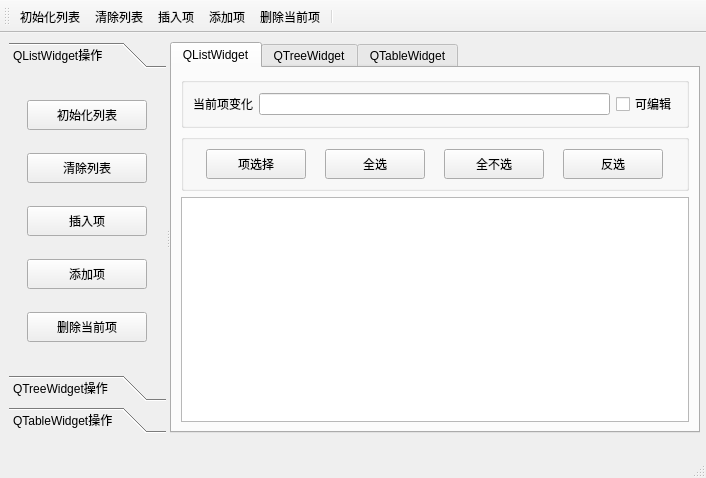
<?xml version="1.0" encoding="UTF-8"?>
<ui version="4.0">
 <class>MainWindow</class>
 <widget class="QMainWindow" name="MainWindow">
  <property name="geometry">
   <rect>
    <x>0</x>
    <y>0</y>
    <width>706</width>
    <height>478</height>
   </rect>
  </property>
  <property name="windowTitle">
   <string>MainWindow</string>
  </property>
  <widget class="QWidget" name="centralwidget">
   <widget class="QSplitter" name="splitter">
    <property name="geometry">
     <rect>
      <x>9</x>
      <y>9</y>
      <width>691</width>
      <height>391</height>
     </rect>
    </property>
    <property name="orientation">
     <enum>Qt::Horizontal</enum>
    </property>
    <widget class="QToolBox" name="toolBox">
     <property name="currentIndex">
      <number>0</number>
     </property>
     <widget class="QWidget" name="page">
      <property name="geometry">
       <rect>
        <x>0</x>
        <y>0</y>
        <width>184</width>
        <height>289</height>
       </rect>
      </property>
      <attribute name="label">
       <string>QListWidget操作</string>
      </attribute>
      <layout class="QGridLayout" name="gridLayout">
       <item row="0" column="0">
        <widget class="QToolButton" name="toolButtonInitList">
         <property name="minimumSize">
          <size>
           <width>120</width>
           <height>30</height>
          </size>
         </property>
         <property name="text">
          <string>初始化列表</string>
         </property>
        </widget>
       </item>
       <item row="1" column="0">
        <widget class="QToolButton" name="toolButtonClearList">
         <property name="minimumSize">
          <size>
           <width>120</width>
           <height>30</height>
          </size>
         </property>
         <property name="text">
          <string>清除列表</string>
         </property>
        </widget>
       </item>
       <item row="2" column="0">
        <widget class="QToolButton" name="toolButtonInsertItem">
         <property name="minimumSize">
          <size>
           <width>120</width>
           <height>30</height>
          </size>
         </property>
         <property name="text">
          <string>插入项</string>
         </property>
        </widget>
       </item>
       <item row="3" column="0">
        <widget class="QToolButton" name="toolButtonAppendItem">
         <property name="minimumSize">
          <size>
           <width>120</width>
           <height>30</height>
          </size>
         </property>
         <property name="text">
          <string>添加项</string>
         </property>
        </widget>
       </item>
       <item row="4" column="0">
        <widget class="QToolButton" name="toolButtonDeleteCurrentItem">
         <property name="minimumSize">
          <size>
           <width>120</width>
           <height>30</height>
          </size>
         </property>
         <property name="text">
          <string>删除当前项</string>
         </property>
        </widget>
       </item>
      </layout>
     </widget>
     <widget class="QWidget" name="page_2">
      <property name="geometry">
       <rect>
        <x>0</x>
        <y>0</y>
        <width>184</width>
        <height>289</height>
       </rect>
      </property>
      <attribute name="label">
       <string>QTreeWidget操作</string>
      </attribute>
     </widget>
     <widget class="QWidget" name="page_3">
      <attribute name="label">
       <string>QTableWidget操作</string>
      </attribute>
     </widget>
    </widget>
    <widget class="QTabWidget" name="tabWidget">
     <property name="currentIndex">
      <number>0</number>
     </property>
     <widget class="QWidget" name="tab">
      <attribute name="title">
       <string>QListWidget</string>
      </attribute>
      <layout class="QVBoxLayout" name="verticalLayout_2">
       <item>
        <widget class="QGroupBox" name="groupBox">
         <property name="title">
          <string/>
         </property>
         <layout class="QHBoxLayout" name="horizontalLayout">
          <item>
           <widget class="QLabel" name="label">
            <property name="text">
             <string>当前项变化</string>
            </property>
           </widget>
          </item>
          <item>
           <widget class="QLineEdit" name="lineEdit"/>
          </item>
          <item>
           <widget class="QCheckBox" name="checkBox">
            <property name="text">
             <string>可编辑</string>
            </property>
           </widget>
          </item>
         </layout>
        </widget>
       </item>
       <item>
        <widget class="QGroupBox" name="groupBox_2">
         <property name="title">
          <string/>
         </property>
         <layout class="QHBoxLayout" name="horizontalLayout_2">
          <item>
           <widget class="QToolButton" name="toolButtonSelectItem">
            <property name="minimumSize">
             <size>
              <width>100</width>
              <height>30</height>
             </size>
            </property>
            <property name="text">
             <string>项选择</string>
            </property>
            <property name="checkable">
             <bool>false</bool>
            </property>
            <property name="arrowType">
             <enum>Qt::NoArrow</enum>
            </property>
           </widget>
          </item>
          <item>
           <widget class="QToolButton" name="toolButtonSelectAll">
            <property name="minimumSize">
             <size>
              <width>100</width>
              <height>30</height>
             </size>
            </property>
            <property name="text">
             <string>全选</string>
            </property>
           </widget>
          </item>
          <item>
           <widget class="QToolButton" name="toolButtonSelectNone">
            <property name="minimumSize">
             <size>
              <width>100</width>
              <height>30</height>
             </size>
            </property>
            <property name="text">
             <string>全不选</string>
            </property>
           </widget>
          </item>
          <item>
           <widget class="QToolButton" name="toolButtonSelectReverse">
            <property name="minimumSize">
             <size>
              <width>100</width>
              <height>30</height>
             </size>
            </property>
            <property name="text">
             <string>反选</string>
            </property>
           </widget>
          </item>
         </layout>
        </widget>
       </item>
       <item>
        <widget class="QListWidget" name="listWidget"/>
       </item>
      </layout>
     </widget>
     <widget class="QWidget" name="tab_2">
      <attribute name="title">
       <string>QTreeWidget</string>
      </attribute>
     </widget>
     <widget class="QWidget" name="tab_3">
      <attribute name="title">
       <string>QTableWidget</string>
      </attribute>
     </widget>
    </widget>
   </widget>
  </widget>
  <widget class="QMenuBar" name="menubar">
   <property name="geometry">
    <rect>
     <x>0</x>
     <y>0</y>
     <width>706</width>
     <height>24</height>
    </rect>
   </property>
  </widget>
  <widget class="QStatusBar" name="statusbar"/>
  <widget class="QToolBar" name="toolBarMenu">
   <property name="windowTitle">
    <string>toolBar</string>
   </property>
   <attribute name="toolBarArea">
    <enum>TopToolBarArea</enum>
   </attribute>
   <attribute name="toolBarBreak">
    <bool>false</bool>
   </attribute>
   <addaction name="actionInitList"/>
   <addaction name="actionClearList"/>
   <addaction name="actionInsertItem"/>
   <addaction name="actionAppendItem"/>
   <addaction name="actionDeleteCurrentItem"/>
   <addaction name="separator"/>
  </widget>
  <action name="actionInitList">
   <property name="text">
    <string>初始化列表</string>
   </property>
   <property name="toolTip">
    <string>初始化列表</string>
   </property>
   <property name="shortcut">
    <string>Ctrl+I</string>
   </property>
  </action>
  <action name="actionClearList">
   <property name="text">
    <string>清除列表</string>
   </property>
   <property name="toolTip">
    <string>清楚列表</string>
   </property>
  </action>
  <action name="actionInsertItem">
   <property name="text">
    <string>插入项</string>
   </property>
   <property name="toolTip">
    <string>插入项</string>
   </property>
   <property name="shortcut">
    <string>Ctrl+S</string>
   </property>
  </action>
  <action name="actionAppendItem">
   <property name="text">
    <string>添加项</string>
   </property>
   <property name="toolTip">
    <string>添加项</string>
   </property>
   <property name="shortcut">
    <string>Ctrl+A</string>
   </property>
  </action>
  <action name="actionDeleteCurrentItem">
   <property name="text">
    <string>删除当前项</string>
   </property>
   <property name="toolTip">
    <string>删除当前项</string>
   </property>
   <property name="shortcut">
    <string>Ctrl+Backspace</string>
   </property>
  </action>
  <action name="actionSelectAll">
   <property name="text">
    <string>全选</string>
   </property>
   <property name="toolTip">
    <string>全选</string>
   </property>
  </action>
  <action name="actionSelectNone">
   <property name="text">
    <string>全不选</string>
   </property>
   <property name="toolTip">
    <string>全不选</string>
   </property>
  </action>
  <action name="actionSelectReverse">
   <property name="text">
    <string>反选</string>
   </property>
   <property name="toolTip">
    <string>反选</string>
   </property>
  </action>
  <action name="actionSelectPopMenu">
   <property name="text">
    <string>项选择</string>
   </property>
   <property name="toolTip">
    <string>项选择</string>
   </property>
  </action>
  <action name="actionExit">
   <property name="text">
    <string>退出</string>
   </property>
   <property name="toolTip">
    <string>退出</string>
   </property>
  </action>
 </widget>
 <resources/>
 <connections>
  <connection>
   <sender>actionSelectPopMenu</sender>
   <signal>triggered()</signal>
   <receiver>actionSelectReverse</receiver>
   <slot>trigger()</slot>
   <hints>
    <hint type="sourcelabel">
     <x>-1</x>
     <y>-1</y>
    </hint>
    <hint type="destinationlabel">
     <x>-1</x>
     <y>-1</y>
    </hint>
   </hints>
  </connection>
  <connection>
   <sender>actionExit</sender>
   <signal>triggered()</signal>
   <receiver>MainWindow</receiver>
   <slot>close()</slot>
   <hints>
    <hint type="sourcelabel">
     <x>-1</x>
     <y>-1</y>
    </hint>
    <hint type="destinationlabel">
     <x>352</x>
     <y>238</y>
    </hint>
   </hints>
  </connection>
 </connections>
</ui>
